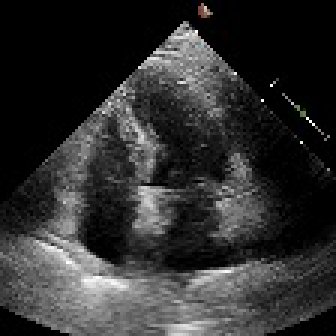
#> input picture images/my_image.png, 112 x 112 px (shown 3 times larger)
$ python scribble.py
#> lines starting #> are read from the running program, lines starting #| are printed output that depends on the picture
import cv2
import numpy as np

from pathlib import Path
import sys

IMAGE_ONLY_WINDOW = "Image only"
SCRIBBLE_ONLY_WINDOW = "Scribble only"
IMAGE_AND_SCRIBBLE_WINDOW = "Image + Scribble"
DENOISED_WINDOW = "Denoised"
BLURRED_WINDOW = "Blurred"

# Drawing parameters
LINE_THICKNESS = 3

IMAGE_FP = Path("images/my_image.png")
OUTPUT_FP = Path("images/my_image_scribble.png")


image_only = cv2.imread(str(IMAGE_FP))
#> image_only is the input picture: shape (112, 112, 3); mean B, G, R 47.2, 47.2, 47.2

# scribble_only should be grayscale
scribble_only = np.ones(image_only.shape[:-1], dtype=image_only.dtype) * 255
image_and_scribble = image_only.copy()

denoised = cv2.fastNlMeansDenoisingColored(image_only, None, h=10, hColor=10, templateWindowSize=7, searchWindowSize=21)
blurred = cv2.GaussianBlur(image_only, (5, 5), 0)
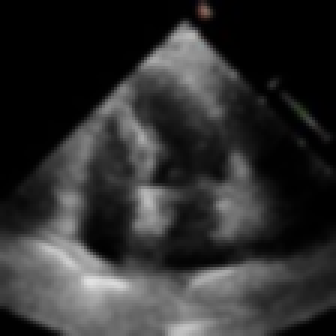
#> blurred: shape (112, 112, 3) (shown 3 times larger); mean B, G, R 47.2, 47.2, 47.2

cv2.namedWindow(SCRIBBLE_ONLY_WINDOW, cv2.WINDOW_GUI_NORMAL)
cv2.namedWindow(IMAGE_ONLY_WINDOW, cv2.WINDOW_GUI_NORMAL)
cv2.namedWindow(IMAGE_AND_SCRIBBLE_WINDOW, cv2.WINDOW_GUI_NORMAL)
cv2.namedWindow(DENOISED_WINDOW, cv2.WINDOW_GUI_NORMAL)
cv2.namedWindow(BLURRED_WINDOW, cv2.WINDOW_GUI_NORMAL)

cv2.imshow(IMAGE_ONLY_WINDOW, image_only)
cv2.imshow(SCRIBBLE_ONLY_WINDOW, scribble_only)
cv2.imshow(IMAGE_AND_SCRIBBLE_WINDOW, scribble_only)
cv2.imshow(DENOISED_WINDOW, denoised)
cv2.imshow(BLURRED_WINDOW, blurred)

cv2.resizeWindow(IMAGE_ONLY_WINDOW, 512, 512)
cv2.resizeWindow(SCRIBBLE_ONLY_WINDOW, 512, 512)
cv2.resizeWindow(IMAGE_AND_SCRIBBLE_WINDOW, 512, 512)
cv2.resizeWindow(DENOISED_WINDOW, 512, 512)
cv2.resizeWindow(BLURRED_WINDOW, 512, 512)

# # This just doesn't work lol
# image_x, image_y, width, height = cv2.getWindowImageRect(IMAGE_WINDOW)
# cv2.moveWindow(SCRIBBLE_WINDOW, int(image_x + 1.05*width), image_y)


drawing = False
erasing = False


# [57 lines left out: functions get_slice, draw_callback, not called in this run]


cv2.setMouseCallback(IMAGE_AND_SCRIBBLE_WINDOW, draw_callback)
cv2.setMouseCallback(IMAGE_ONLY_WINDOW, draw_callback)


try:
    while True:
        cv2.imshow(IMAGE_ONLY_WINDOW, image_only)
        cv2.imshow(SCRIBBLE_ONLY_WINDOW, scribble_only)
        cv2.imshow(IMAGE_AND_SCRIBBLE_WINDOW, image_and_scribble)

        # Press Q on keyboard to  exit
        keypress = cv2.waitKey(25) & 0xFF
#> (key q is pressed here)
        if keypress == ord('q'):
            break


    if input(f"Do you want to save that scribble to {OUTPUT_FP}?\n") in ("y", "Y"):
#> the answer given: out.png
        print("Saving image")
        # scribble_only = cv2.cvtColor()
        cv2.imwrite(str(OUTPUT_FP), scribble_only)
    else:
        print("Quitting without saving")
finally:
    cv2.destroyAllWindows()
